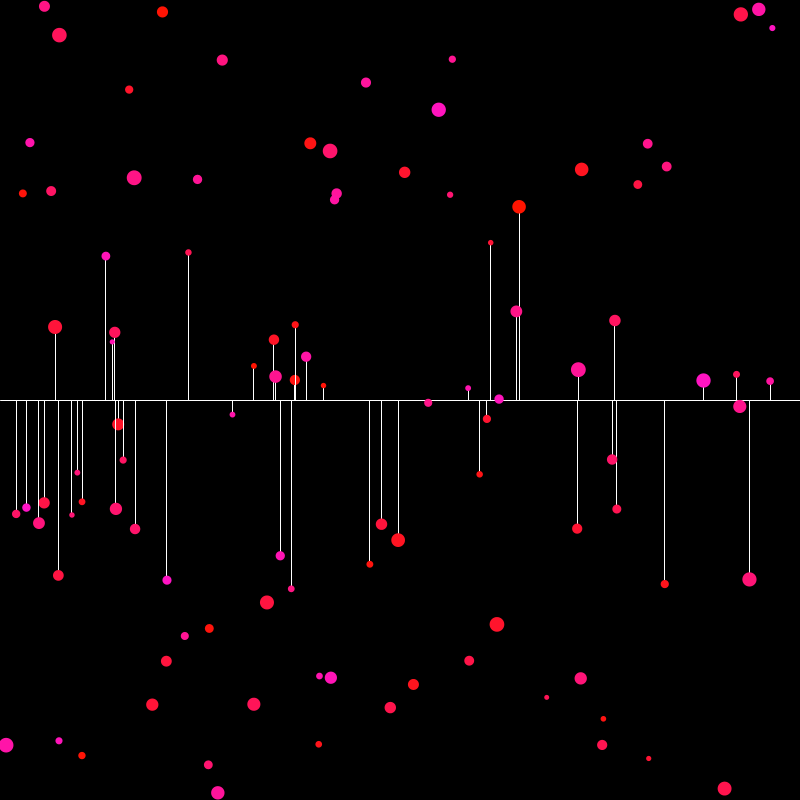
Frame 1 (no input)
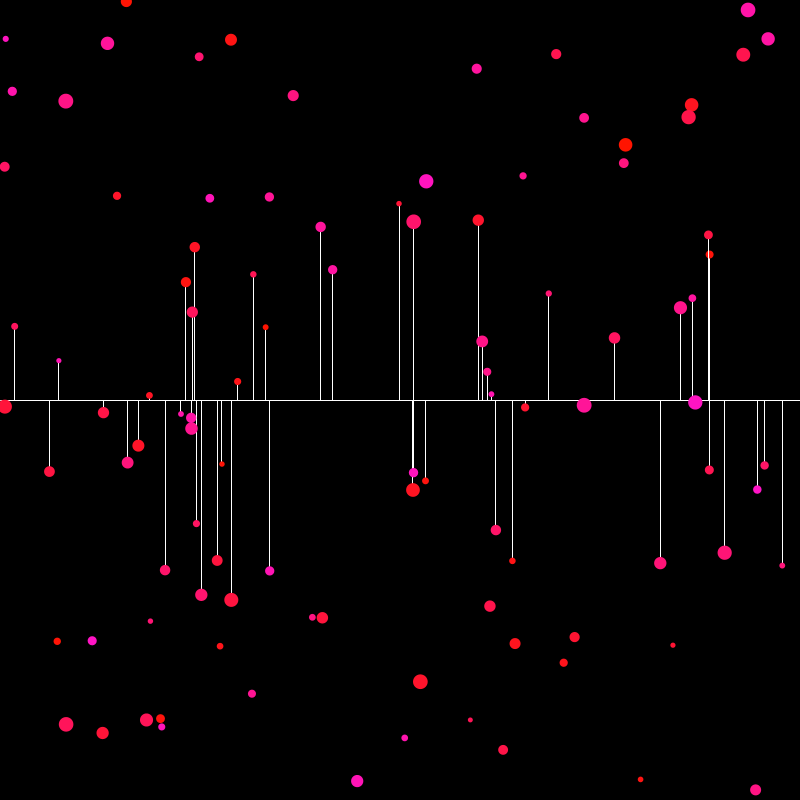
Frame 60 (the mouse pressed at the canvas centre just before this capture)
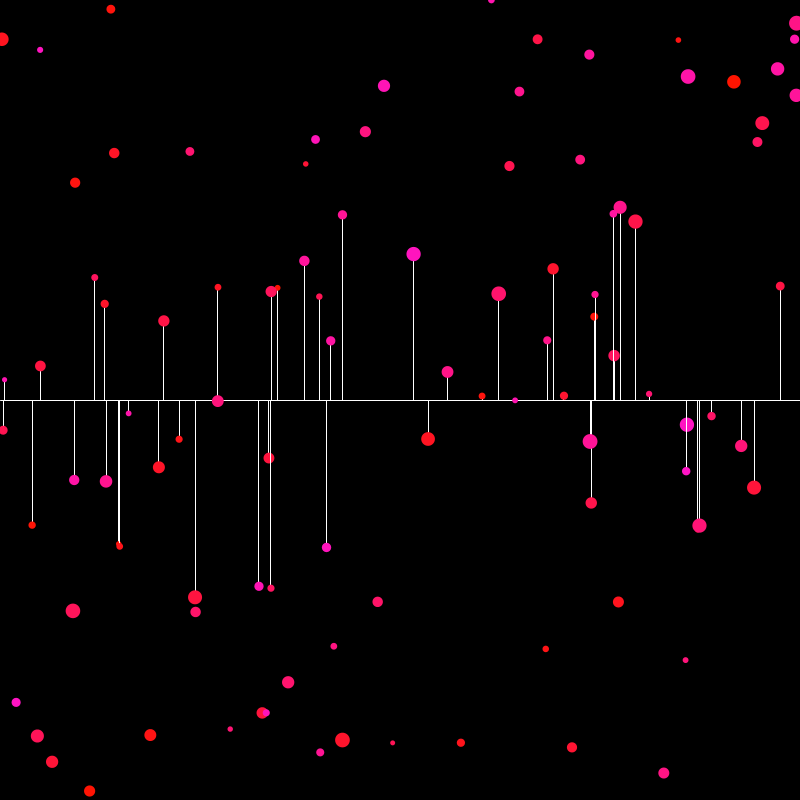
Frame 120 (the mouse held since frame 60 and released just before this capture)

The Processing sketch that drew these frames (run headless with seeded random() and noise(); from frame 60 on, the mouse is pressed at the canvas centre):

// Processing sketch: LSI_077_CircleConnectVar
// ── LSI_077_CircleConnectVar.pde
int nr=100;

float[] posX = new float[nr];
float[] posY = new float[nr];
float[] velX = new float[nr];
float[] velY = new float[nr];
float[] size = new float[nr];

void setup(){
 size(800,800);
 
 for(int i=0;i<nr;i++){
   posX[i]=random(width);
   posY[i]=random(width);
   velX[i]=random(-2,2);
   velY[i]=random(-2,2);
   size[i]=random(5,15); 
 }
}

void draw(){
 background(0);
 stroke(255);
 //update Positions and check borders
   for(int i=0;i<nr;i++){
//Update pos
posX[i]=posX[i]+velX[i];
posY[i]=posY[i]+velY[i];
//check borders
if(posX[i]<0)posX[i]=width;
if(posX[i]>width)posX[i]=0;
if(posY[i]<0)posY[i]=height;
if(posY[i]>height)posY[i]=0;
  }
 
stroke(255);
line(0,height/2,width,height/2);
 
 // Draw circles
  for(int i=0;i<nr;i++){
 stroke(255);   
if(dist(posX[i],posY[i], posX[i],height/2)<200) line( posX[i],posY[i], posX[i],height/2);      
    
noStroke();
fill(255,20,i*2);
ellipse(posX[i],posY[i],size[i],size[i]);


  }
  
  
}
